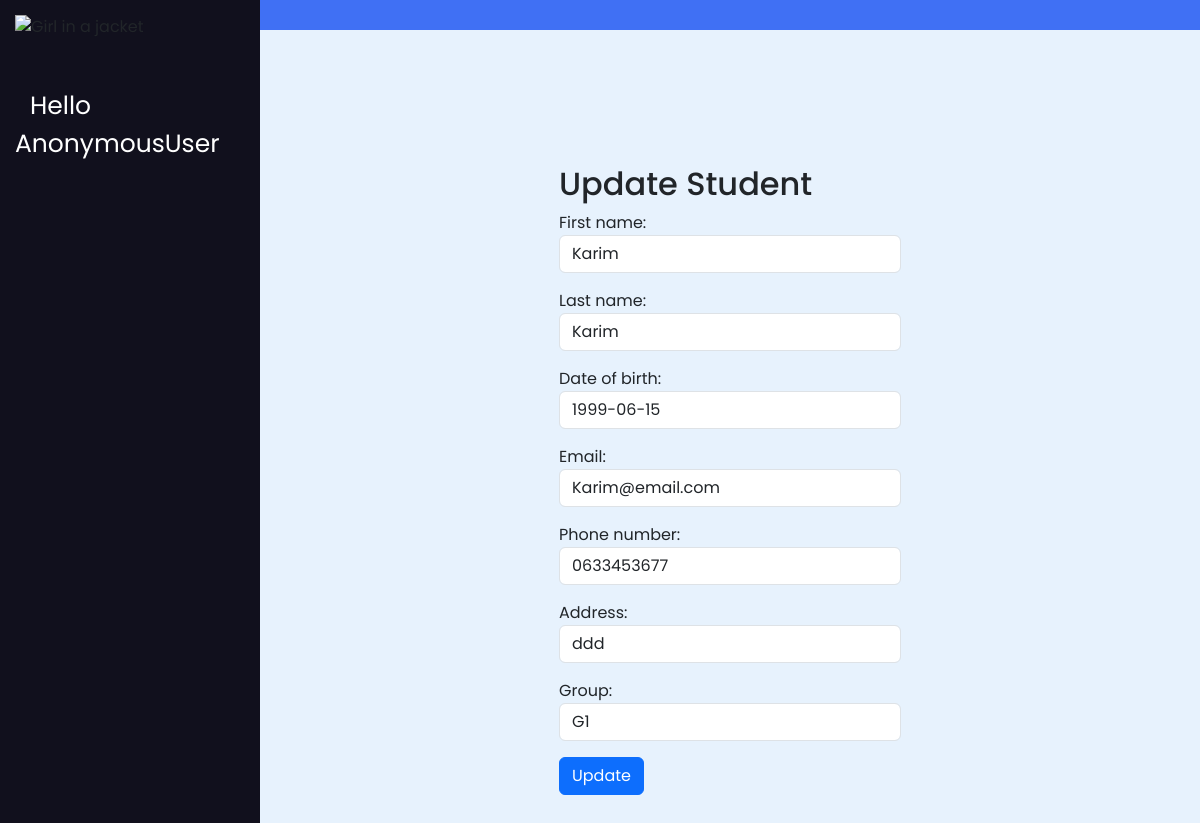
Before: /update_student/3 with the older database file.
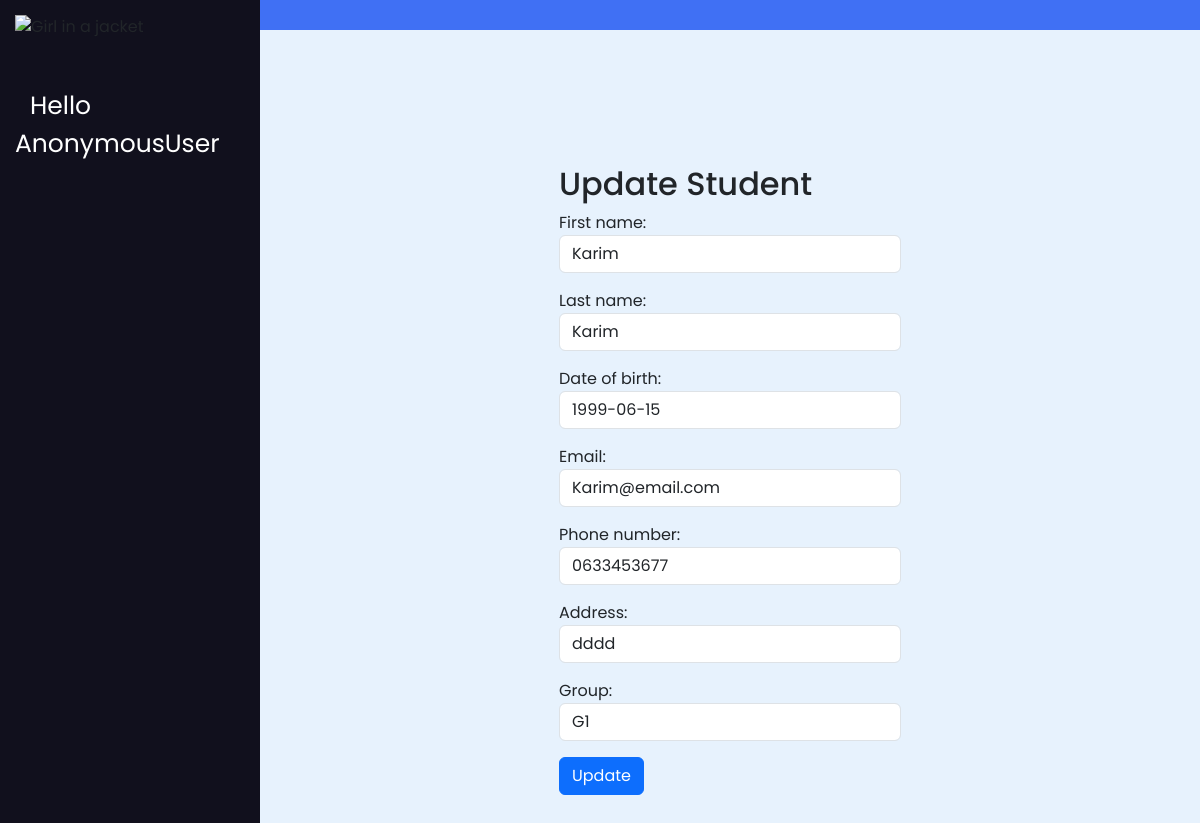
After: the same page with the newer database file.
### exam_app/models.py (models this page shows, shortened)
class Student(models.Model):
    first_name = models.CharField(max_length=100)
    last_name = models.CharField(max_length=100)
    date_of_birth = models.DateField()
    email = models.EmailField()
    phone_number = models.CharField(max_length=20)
    address = models.CharField(max_length=255)
    group = models.ForeignKey(Group, on_delete=models.CASCADE, null=True)

### exam_app/views.py (the view)
# urls.py: path('update_student/<int:id>', updateStudentView, name="update_student"),
def updateStudentView(request, id):
    student = get_object_or_404(Student, id=id)
    if request.method == "POST":
        form = UpdateStudentForm(request.POST, instance=student)
        if form.is_valid():
            form.save()
            return redirect("list_students")
    else:
        form = UpdateStudentForm(instance=student)
    return render(request, "update_student.html", {"form": form})

### exam_app/forms.py
class UpdateStudentForm(forms.ModelForm):
    class Meta:
        model = Student
        fields = ['first_name', 'last_name', 'date_of_birth', 'email', 'phone_number', 'address', 'group']
    def __init__(self, *args, **kwargs):
        super().__init__(*args, **kwargs)
        for visible in self.visible_fields():
            visible.field.widget.attrs['class'] = 'form-control mn-2'

### exam_app/models.py (called while the page is built)
    def __str__(self):
        return f"{self.name}"

### exam_app/templates/update_student.html (shortened to what this page needs)
{% extends "base.html" %}
{% block content %}
  <form method="POST" >
    <h2>Update Student</h2>
    {{ form.as_p }}
    <button class="btn btn-primary" type="submit">Update</button>
  </form>
{% endblock content %}

Changed rows visible on the page:
changed Student "Karim": address "ddd" → "dddd"
